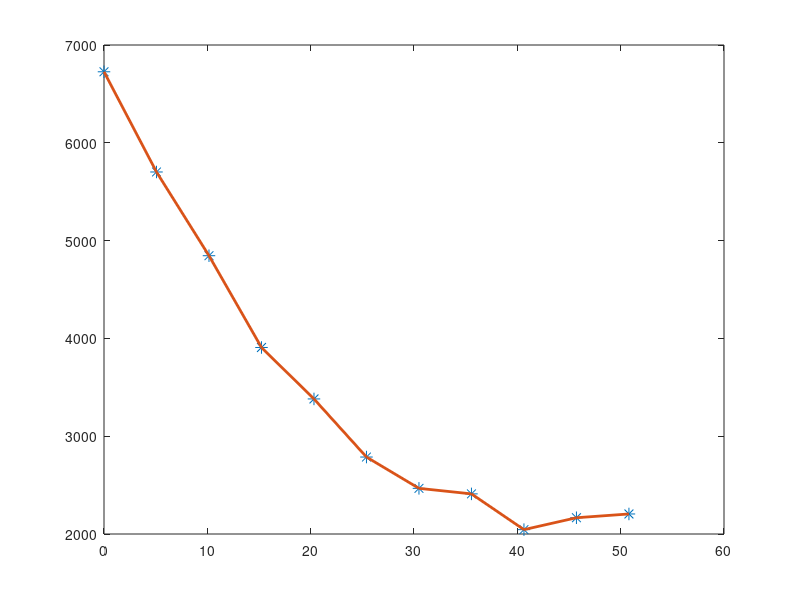

The MATLAB source for this figure: (Note: this script raises an error after producing the figure.)
% LampModelFit
%   Fit lamp model by experiment data.
%   Lamp: a 35w Halogen lamp, height 8 in (20.32 cm).
%   Sensor: Telos Sky Mote (Tmote sky)
%   http://www.moteiv.com/products/tmotesky.php .
%   Ambient light value: 2000 measured by Tmote.
%   Note: this model is used by sensor selection demo.
%   Comments on data: 
%       dist: the distance from the sensor to the point right under the
%       lamp.
%          
%         lamp
%         |   \
%         |    \
%         |     \
%  height |      \
%         |       \
%         |__dist__sensor
% 
% 
% 
%       dat: experiment data. The columns are ordered by distance. The raws
%       are ordered by trials. 


% Zhen Song
% Feb. 2007

close all;
clear all;

% dat: column is range, raw is trial number
dat=[6799,	5773,	4901,	3900,	3356,	2758,	2459,	2423,	2032,	2160,	2178;...
6750,	5639,	4797,	3967,	3350,	2783,	2459,	2416,	2056,	2166,	2185;...
6738,	5780,	4919,	3918,	3363,	2795,	2478,	2416,	2026,	2148,	2197;...
6787,	5749,	4852,	3887,	3381,	2777,	2441,	2429,	2020,	2142,	2215;...
6805,	5639,	4772,	3918,	3405,	2770,	2447,	2429,	2026,	2166,	2178;...
6768,	5798,	4852,	3979,	3375,	2819,	2484,	2404,	2020,	2166,	2191;...
6750,	5755,	4931,	3967,	3344,	2764,	2484,	2404,	2032,	2166,	2191;...
6787,	5651,	4797,	3900,	3332,	2795,	2465,	2404,	2038,	2142,	2172;...
6744,	5682,	4797,	3881,	3356,	2801,	2465,	2435,	2020,	2142,	2178;...
6726,	5798,	4901,	3912,	3399,	2777,	2459,	2410,	2038,	2166,	2203;...
6750,	5670,	4772,	3967,	3344,	2783,	2484,	2410,	2020,	2166,	2191;...
6781,	5651,	4840,	3955,	3363,	2789,	2459,	2416,	2020,	2142,	2191;...
6762,	5755,	4925,	3869,	3369,	2764,	2478,	2429,	2038,	2136,	2209;...
6726,	5798,	4846,	3881,	3417,	2789,	2465,	2410,	2050,	2172,	2209;...
6726,	5712,	4766,	3918,	3399,	2795,	2459,	2410,	2026,	2160,	2203;...
6750,	5682,	4888,	3973,	3375,	2770,	2453,	2423,	2020,	2172,	2209;...
6707,	5767,	4791,	3942,	3350,	2801,	2496,	2410,	2050,	2154,	2209;...
6732,	5780,	4797,	3894,	3363,	2801,	2478,	2435,	2056,	2178,	2197;...
6756,	5694,	4925,	3875,	3405,	2777,	2447,	2410,	2044,	2142,	2185;...
6774,	5633,	4888,	3948,	3399,	2783,	2453,	2416,	2026,	2154,	2203;...
6707,	5712,	4785,	3967,	3369,	2770,	2465,	2423,	2044,	2154,	2191;...
6732,	5798,	4919,	3918,	3356,	2801,	2465,	2423,	2056,	2160,	2185;...
6781,	5780,	4779,	3857,	3369,	2764,	2484,	2423,	2062,	2172,	2197;...
6774,	5676,	4815,	3875,	3411,	2770,	2471,	2423,	2044,	2148,	2178;...
6726,	5651,	4901,	3936,	3405,	2795,	2453,	2398,	2050,	2172,	2197;...
6738,	5706,	4797,	3955,	3363,	2770,	2465,	2423,	2032,	2166,	2215;...
6756,	5737,	4797,	3912,	3363,	2783,	2459,	2404,	2026,	2160,	2197;...
6719,	5639,	4882,	3851,	3405,	2770,	2465,	2435,	2026,	2166,	2203;...
6713,	5633,	4919,	3875,	3417,	2770,	2465,	2429,	2044,	2142,	2209;...
6774,	5731,	4821,	3900,	3393,	2807,	2453,	2392,	2056,	2142,	2209;...
6719,	5786,	4840,	3948,	3363,	2795,	2447,	2416,	2044,	2160,	2197;...
6707,	5609,	4754,	3887,	3405,	2801,	2496,	2410,	2026,	2148,	2215;...
6750,	5682,	4833,	3869,	3387,	2758,	2484,	2404,	2062,	2160,	2191;...
6774,	5786,	4846,	3918,	3363,	2777,	2478,	2404,	2056,	2148,	2197;...
6726,	5761,	4803,	3961,	3375,	2807,	2484,	2386,	2044,	2172,	2209;...
6701,	5645,	4919,	3948,	3411,	2770,	2484,	2423,	2056,	2166,	2197;...
6719,	5633,	4901,	3900,	3387,	2783,	2465,	2429,	2032,	2172,	2203;...
6756,	5798,	4876,	3875,	3332,	2770,	2453,	2423,	2056,	2148,	2185;...
6744,	5633,	4925,	3912,	3399,	2770,	2465,	2404,	2038,	2185,	2191;...
6689,	5700,	4809,	3961,	3405,	2770,	2459,	2416,	2038,	2154,	2215;...
6707,	5810,	4760,	3924,	3356,	2764,	2465,	2398,	2044,	2172,	2215;...
6756,	5731,	4827,	3869,	3363,	2795,	2441,	2404,	2050,	2148,	2185;...
6750,	5798,	4919,	3851,	3405,	2795,	2447,	2416,	2026,	2178,	2209;...
6707,	5737,	4888,	3900,	3430,	2795,	2478,	2404,	2050,	2166,	2209;...
6701,	5633,	4785,	3924,	3375,	2795,	2459,	2386,	2044,	2154,	2191;...
6750,	5682,	4785,	3948,	3363,	2770,	2471,	2429,	2056,	2148,	2191;...
6713,	5780,	4913,	3930,	3411,	2789,	2441,	2410,	2062,	2166,	2185;...
6695,	5633,	4901,	3881,	3399,	2801,	2478,	2404,	2056,	2178,	2215;...
6726,	5670,	4791,	3863,	3338,	2764,	2478,	2410,	2038,	2160,	2209;...
6726,	5773,	4913,	3869,	3375,	2807,	2490,	2416,	2044,	2166,	2215;...
6695,	5657,	4901,	3894,	3411,	2795,	2441,	2410,	2050,	2166,	2221;...
6707,	5633,	4797,	3930,	3399,	2758,	2484,	2410,	2038,	2154,	2185;...
6750,	5725,	4803,	3961,	3363,	2783,	2484,	2410,	2050,	2172,	2209;...
6726,	5773,	4925,	3900,	3350,	2777,	2465,	2398,	2050,	2154,	2209;...
6713,	5725,	4901,	3863,	3417,	2777,	2478,	2398,	2032,	2160,	2203;...
6756,	5639,	4797,	3887,	3405,	2770,	2453,	2435,	2038,	2160,	2215;...
6707,	5725,	4901,	3930,	3338,	2801,	2478,	2398,	2062,	2160,	2191;...
6683,	5786,	4797,	3948,	3399,	2770,	2471,	2398,	2038,	2166,	2209;...
6726,	5700,	4772,	3912,	3405,	2807,	2471,	2386,	2032,	2185,	2197;...
6744,	5590,	4901,	3845,	3356,	2801,	2465,	2429,	2050,	2172,	2191;...
6701,	5615,	4901,	3881,	3363,	2795,	2459,	2392,	2056,	2166,	2215;...
6726,	5700,	4791,	3900,	3393,	2758,	2484,	2404,	2038,	2178,	2191;...
6750,	5761,	4882,	3955,	3350,	2789,	2459,	2398,	2044,	2172,	2209;...
6689,	5731,	4895,	3948,	3387,	2770,	2459,	2410,	2044,	2166,	2209;...
6689,	5633,	4797,	3875,	3417,	2807,	2471,	2404,	2062,	2178,	2209;...
6732,	5657,	4785,	3839,	3381,	2795,	2459,	2404,	2069,	2185,	2221;...
6701,	5761,	4901,	3851,	3393,	2832,	2465,	2404,	2038,	2166,	2221;...
6689,	5786,	4760,	3936,	3424,	2801,	2478,	2410,	2056,	2178,	2197;...
6726,	5688,	4772,	3900,	3393,	2801,	2465,	2386,	2062,	2185,	2203;...
6713,	5609,	4870,	3851,	3350,	2777,	2496,	2410,	2038,	2185,	2203;...
6677,	5633,	4901,	3863,	3363,	2777,	2484,	2404,	2032,	2166,	2215;...
6701,	5712,	4766,	3894,	3411,	2819,	2465,	2423,	2056,	2160,	2227;...
6738,	5792,	4901,	3924,	3350,	2825,	2453,	2386,	2050,	2185,	2203;...
6738,	5731,	4809,	3863,	3356,	2770,	2459,	2410,	2056,	2166,	2191;...
6701,	5651,	4772,	3851,	3381,	2801,	2478,	2392,	2044,	2154,	2209;...
6671,	5621,	4913,	3900,	3430,	2795,	2453,	2410,	2056,	2178,	2215;...
6719,	5706,	4797,	3948,	3387,	2783,	2453,	2429,	2062,	2185,	2215;...
6744,	5633,	4913,	3875,	3363,	2777,	2471,	2416,	2038,	2191,	2203;...
6707,	5645,	4870,	3900,	3350,	2807,	2459,	2392,	2032,	2166,	2203;...
6671,	5657,	4779,	3948,	3411,	2770,	2441,	2429,	2056,	2160,	2221;...
6707,	5633,	4827,	3948,	3369,	2770,	2447,	2410,	2056,	2166,	2197;...
6738,	5676,	4919,	3863,	3332,	2783,	2465,	2410,	2044,	2178,	2227;...
6701,	5798,	4809,	3948,	3375,	2783,	2484,	2404,	2038,	2166,	2227;...
6665,	5627,	4791,	3942,	3399,	2764,	2478,	2392,	2038,	2172,	2209;...
6707,	5621,	4888,	3875,	3411,	2764,	2465,	2410,	2044,	2160,	2227;...
6744,	5712,	4766,	3845,	3369,	2819,	2490,	2404,	2038,	2166,	2227;...
6707,	5761,	4840,	3918,	3375,	2813,	2459,	2410,	2044,	2185,	2221;...
6677,	5609,	4919,	3967,	3405,	2795,	2459,	2410,	2069,	2191,	2221;...
6726,	5657,	4821,	3936,	3356,	2807,	2484,	2392,	2069,	2178,	2209;...
6744,	5731,	4779,	3845,	3399,	2813,	2453,	2404,	2032,	2172,	2215;...
6683,	5798,	4876,	3851,	3405,	2783,	2465,	2429,	2069,	2160,	2197;...
6683,	5755,	4913,	3918,	3405,	2777,	2471,	2404,	2038,	2185,	2233;...
6738,	5670,	4803,	3948,	3338,	2795,	2459,	2410,	2038,	2191,	2209;...
6677,	5609,	4913,	3851,	3375,	2807,	2459,	2404,	2056,	2197,	2221;...
6701,	5645,	4779,	3900,	3430,	2813,	2471,	2410,	2069,	2166,	2197;...
6732,	5725,	4840,	3967,	3381,	2795,	2465,	2416,	2056,	2178,	2233;...
6677,	5767,	4943,	3912,	3356,	2777,	2471,	2410,	2044,	2172,	2215;...
6695,	5700,	4864,	3845,	3381,	2783,	2471,	2404,	2075,	2191,	2233;...
6744,	5621,	4772,	3887,	3411,	2801,	2465,	2392,	2044,	2185,	2233;...
6726,	5627,	4858,	3942,	3399,	2801,	2478,	2410,	2050,	2185,	2227];

dist=[0	5.08	10.16	15.24	20.32	25.4	30.48	35.56	40.64	45.72	50.8]; % cm
rangestd=std(dat,0,1);
rangelight=mean(dat,1);

plot(dist, rangelight,'*', 'MarkerSize',9);
hold on;
plot(dist, rangelight,'LineWidth',2);

%         public double[] BrightCurve ={ 6720.0, -216.0, 2.524 }; // quadratic fit
%         // public double[] StdCurve ={ 82.4, -3.626, 0.04577 };// robust quadratic fit. This is the Std for 100 samples, not 1 nominal sample
%         public double[] StdCurve ={ 824.0, -36.26, 0.4577 };// robust quadratic fit

figure(1)
%  cv_ = {2.523653896375, -215.9941913074, 6719.678601399};
RangeLightMatv6(dist,rangelight)
% print -deps2c RangeLightFit
% saveas(gcf,'RangeLightFit','fig');

figure(2)
%    cv_ = {0.04636205804747, -3.679329939961, 83.49908233326};
d2=dist(2:end);
s2=rangestd(2:end);
RangeStdMatv6(d2,s2);
% print -deps2c RangeStdFit
% saveas(gcf,'RangeStdFit','fig');

figure(3);
myd=linspace(0,60);
mydd=myd(1:end-1);
cLt=[2.523653896375, -215.9941913074, 6719.678601399];
cStd=[0.04636205804747, -3.679329939961, 83.49908233326];
ltdist=cLt*[myd.^2; myd; ones(1,length(myd))];
stddist=cStd*[myd.^2; myd; ones(1,length(myd))];
difltdist=diff(ltdist);
dltstddist=difltdist./stddist(1:end-1);
h1=plot(mydd,dltstddist,'LineWidth',3);
xlabel('Distance (cm)');
ylabel('Sensitivity/std');
grid on;
title('Sensitivity over stand deviation.');
% print -deps2c SensitivityDistFit
% saveas(gcf,'SensitivityDistFit','fig');

figure(4);
h1=plot(mydd,dltstddist.^2,'LineWidth',3);
xlabel('Distance (cm)');
ylabel('(Sensitivity/std)^2');
grid on;
title('The square of sensitivity over stand deviation.');
% print -deps2c QuadSensitivityDistFit
% saveas(gcf,'QuadSensitivityDistFit','fig');

figure(5);
h1=plot(myd,ltdist,'LineWidth',2);
hold on;
h2=plot(myd,ltdist+3*stddist, ':', 'LineWidth',2);
plot(myd,ltdist-3*stddist, ':', 'LineWidth',2);
legend([h1,h2],'Light','3 \sigma error bound');
xlabel('Distance (cm)');
ylabel('Sensitivity/std');
grid on;
title('Light curve with error bound.');
% print -deps2c RangeStdBnd
% saveas(gcf,'RangeStdBnd','fig');

figure(6)
% show that the sensor is uncorrelated (tempero-spatial)
R=corrcoef(dat);
surf(dist',dist,R);
xlabel('Distance (cm)'); 
ylabel('Distance (cm)'); 
zlabel('Corr. coef.');
title('The correlation coefficients of Tmote Sky light sensors.'); 
campos([-20, -40, 4]);
% print -deps2c RangeStdBnd
% saveas(gcf,'RangeStdBnd','fig');

figure(7)
% show that the cov matrix should be diagonal
Mcov=cov(dat);
surf(dist',dist,Mcov);
xlabel('Distance (cm)'); 
ylabel('Distance (cm)'); 
zlabel('Covariance');
title('The covariance of Tmote Sky light sensors.'); 
campos([60, 90, 6000]);

figure(8)
% show that the sensor noise is not gaussian
Alln=[]; Allx=[];
Len=size(dat,2);
for cnt=1:Len
    [n, x]=hist(dat(:,cnt));
    Alln=[Alln; n];
    % shift
    x=x-mean(x);
    Allx=[Allx; x];
end
% Alln=[zeros(Len,1) Alln zeros(Len,1)];
% Allx=[-100*ones(Len,1) Allx 100*ones(Len,1)];
clf;

histlen=size(Allx,2);
for cnt=1:Len
    h=plot3(dist(cnt)*ones(histlen,1), Allx(cnt,:), Alln(cnt,:));
    set(h,'LineWidth',3);
    hold on;
end
xlabel('Dist.');
ylabel('Light val.');
zlabel('Num. Samp.');
title('Histogram of light sensor noise.');
grid on;

ltvar=linspace(-100,100,50);
distvar=linspace(0,55);
HistSurf=griddata(dist'*ones(1,histlen), Allx, Alln, distvar', ltvar, 'cubic');
surf(distvar, ltvar, HistSurf);
% contour(distvar, ltvar, HistSurf);
% xlabel('Dist.');ylabel('Light value'); zlabel('Num. Samp.');
xlabel('Dist.');
ylabel('Light val.');
zlabel('Num. Samp.');
title('Histogram of light sensor noise.');
figFont(8);


figure(9);
Halogen35w=[...
7653        6707        6591        5718        4803        4168        3940        3661        2880	2716        2581        2587        2526        2539;
7574        6689        6561        5676        4907        4211        3912        3680        2886	2734        2606        2563        2502        2490;
7537        6738        6585        5731        4815        4187        3942        3662        2911	2728        2618        2600        2532        2545;
7513        6781        6561        5633        4910        4132        3881        3675        2911	2722        2636        2597        2520        2502;
7421        6787        6597        5732        4803        4187        3918        3668        2905	2734        2618        2600        2545        2545;
7415        6799        6561        5739        4865        4205        3912        3668        2911	2703        2600        2557        2532        2508;
7385        6805        6555        5682        4846        4162        3900        3656        2893	2722        2630        2600        2508        2514;
7366        6854        6561        5633        4882        4150        3918        3643        2893	2728        2624        2581        2539        2496;
7348        6829        6610        5761        4876        4162        3930        3668        2899	2716        2630        2606        2557        2532;
7342        6878        6573        5639        4827        4205        3969        3631        2929	2728        2624        2557        2508        2471];

R35=corrcoef(Halogen35w);